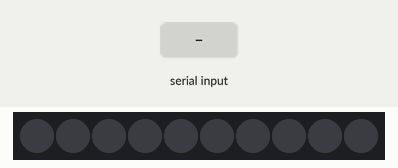
Bench run of a sketch on a simulated Arduino Uno, built with avr-gcc and run on an emulated ATmega328P. On the bench: 10 RGB LEDs in strip order, left to right. Inputs (shaded band) come from the test bench. Dim RGB values are drawn brighter than linear.

Above: at 1.2 s.
1.3 s: "1" received over Serial
At 3.2 s:
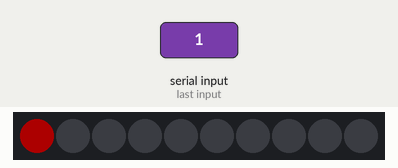
3.8 s: "0" received over Serial
6.3 s: "2" received over Serial
Timing chart, 0 to 9.3 s (numbered marks = the images above; inputs shaded):
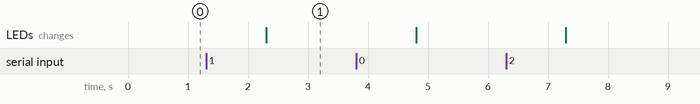

Measured:
- after the input at 1.3 s, the LEDs: change after 1.0 s (image 1)

The sketch:

MultiTaskArduinoFramePlaySimp.ino
```cpp
#include <Adafruit_NeoPixel.h>
#include <math.h>

#define PIN        3 // On Trinket or Gemma, suggest changing this to 1
#define NUMPIXELS 10 // Popular NeoPixel ring size
#define LAYERS 3

Adafruit_NeoPixel pixels(NUMPIXELS, PIN, NEO_GRB + NEO_KHZ800);

//Global Variables
int layerSteps[LAYERS];
int frameMax[LAYERS];

byte colors[NUMPIXELS * 3];

int red = 0;
int green = 0;
int blue = 0;

int loopCount = 0;

int LayerFrames [LAYERS][NUMPIXELS][3];

int numbofbytes = 0;

void setup() {
  pixels.begin(); // INITIALIZE NeoPixel strip object
  Serial.begin(19200);
}

void loop() {
  PlayLayerFrames(0);
  GetColor();
  //delay(100);
}


// Functions to Call
void PlayLayerFrames(int layer){
  for(int c=0; c < NUMPIXELS; c++){
    pixels.setPixelColor(c, pixels.Color(LayerFrames[layer][c][0], LayerFrames[layer][c][1], LayerFrames[layer][c][2]));
  }
  pixels.show();
  FrameControl(layer);
}

void FrameControl(int layer){
  if(layerSteps[layer] >= (frameMax[layer]-1)){
    layerSteps[layer] = 0;
  }
  else{
    layerSteps[layer]++;
  }
}

void GetColor(){
  if(Serial.readBytes(colors, NUMPIXELS * 3) != 0){
    for(int c=0; c < (NUMPIXELS); c++){
      for(int i=0; i < 3; i++){
       LayerFrames[0][c][i] = (int) colors[(c*3)+i];
       //Serial.println(colors[c+i]);
      }
    }
     //Serial.println(color);
  }
}
```
